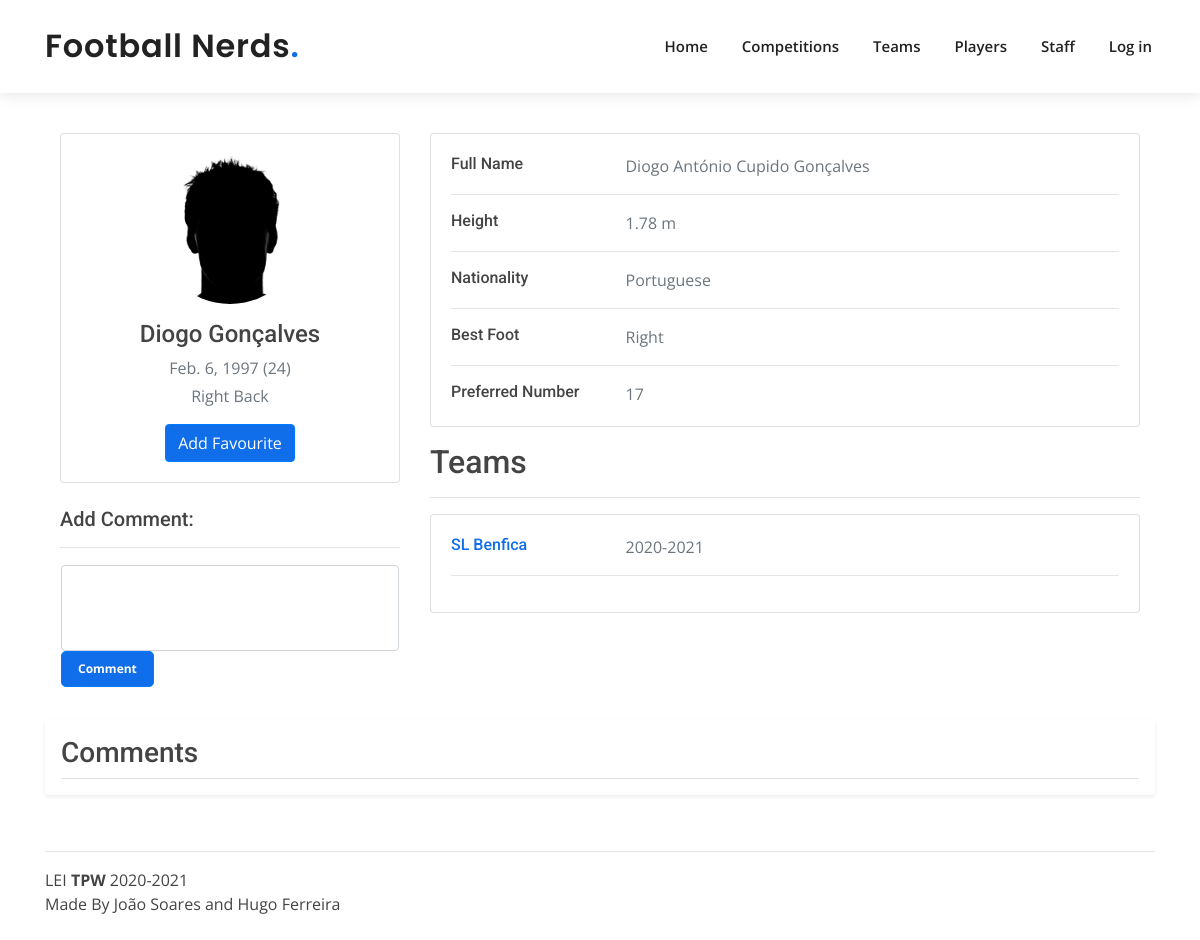
/players/1, run on an earlier commit of the app's database.
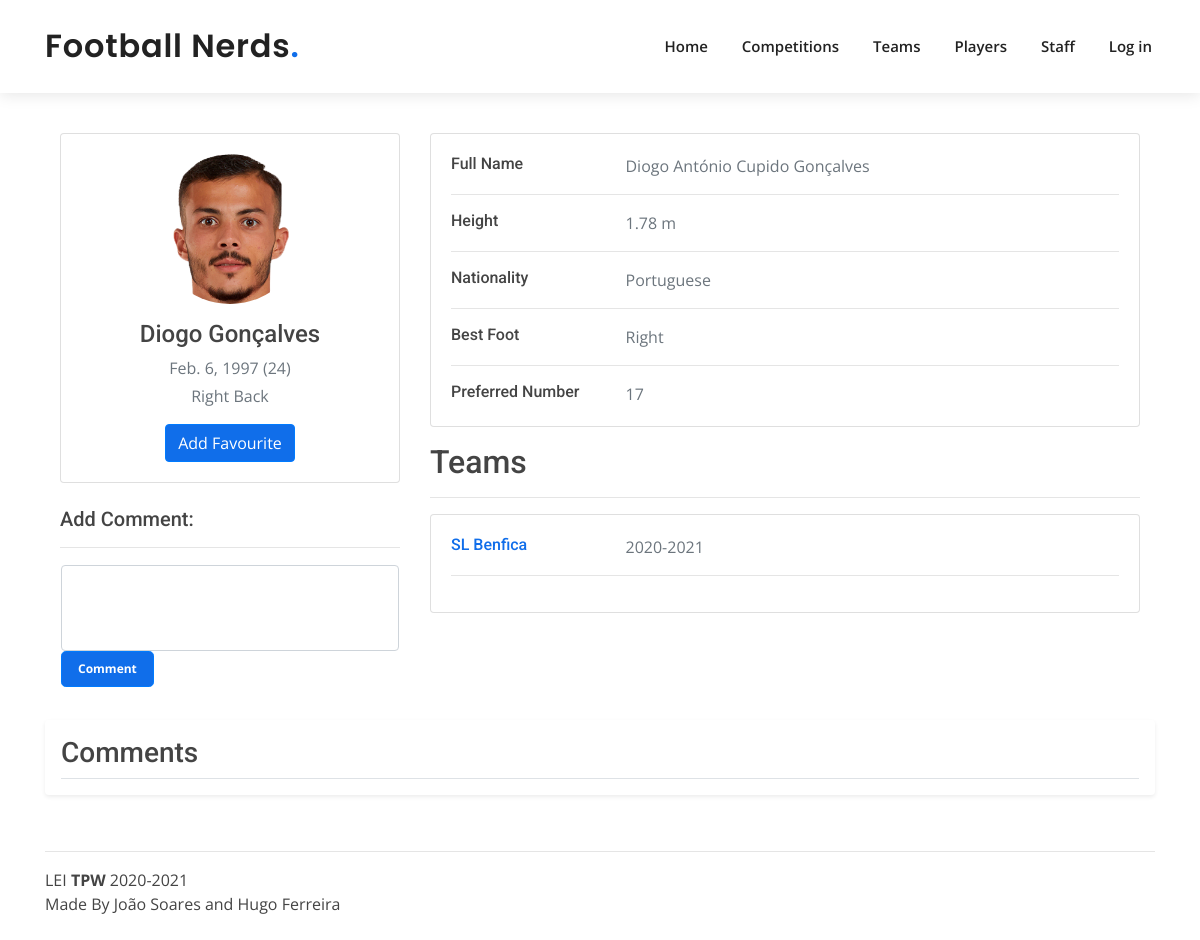
And on a later commit of the database.
### app/models.py (models this page shows, shortened)
class Player(models.Model):
    POSITION_CHOICES = (
        ('Striker', 'ST-Striker'),
        ('Left Winger', 'LW-Left Winger'),
        ('Right Winger', 'RW-Right Winger'),
        ('Central Attacking Midfielder', 'CAM-Central Attacking Midfielder'),
        ('Central Midfielder', 'CM-Central Midfielder'),
        ('Central Defensive Midfielder', 'CDM-Central Defensive Midfielder'),
        ('Left Back', 'LB-Left Back'),
        ('Right Back', 'RB-Right Back'),
        ('Center Back', 'CB-Center Back'),
        ('Goalkeeper', 'GR-Goalkeeper'),
    )
    BEST_FOOT = (('Left', 'L-Left'), ('Right', 'R-Right'), ('Both', 'B-Both'))
    full_name = models.CharField(max_length=120)
    name = models.CharField(max_length=90)
    birthday = models.DateField()
    height = models.FloatField(validators=[MinValueValidator(0)])
    nationality = models.CharField(max_length=70)
    position = models.CharField(max_length=28, choices=POSITION_CHOICES)
    best_foot = models.CharField(max_length=5, choices=BEST_FOOT)
    preferred_number = models.PositiveIntegerField(validators=[MinValueValidator(1),MaxValueValidator(100)])
    player_img = models.ImageField(upload_to=playerdir, default="players/default_player.png")

### app/views.py (the view, shortened to what this page needs)
# urls.py: path('players/<int:id>', views.player_details, name='player_details'),
def player_details(request, id):
    if not request.user.is_authenticated:
        favouriteplayer = False
        deleteeditbbt = False
    try:
        t_parms = {
            'player': Player.objects.get(id=id),
            'teams': set(Team.objects.filter(playerplaysfor__player_id=id).distinct()),
            'season': PlayerPlaysFor.objects.filter(player_id=id),
            'comments': CommentPlayer.objects.filter(player_id=id),
            'age': int((datetime.date.today() - Player.objects.get(id=id).birthday).days / 365),
            'favouriteplayer': favouriteplayer,
            'formComment': MakeCommentForm(),
            'deleteeditbbt': deleteeditbbt
        }
        return render(request, 'player_details.html', t_parms)
    except:
        return error_render(request, 404, "Player not Found")

### app/forms.py
class MakeCommentForm(forms.Form):
    comment = forms.CharField(widget=forms.Textarea, label='Add Comment')
    fields = ('comment')
    def __init__(self, *args, **kwargs):
        super().__init__(*args, **kwargs)
        for myField in self.fields:
            self.fields[myField].widget.attrs['rows'] = 3
            self.fields[myField].widget.attrs['class'] = 'form-control'
            self.fields[myField].widget.attrs['style'] = 'resize:none'

### templates/player_details.html (shortened to what the changed rows need)
{% extends 'layout.html' %}
{% load static %}
{% block content %}
<div class="container" style="padding-top: 40px">
    <div class="main-body">
          <div class="row gutters-sm">
            <div class="col-md-4 mb-3">
              <div class="card">
                <div class="card-body">
                  <div class="d-flex flex-column align-items-center text-center">
                    <img src="{% static 'img/' %}{{ player.player_img.url }}" alt="Admin" class="rounded-circle" width="150" height="150">
                    <div class="mt-3">
                      <h4>{{ player.name }}</h4>
                      <p class="text-secondary mb-1">{{ player.birthday }} ({{ age }})</p>
                      <p class="text-muted font-size-sm">{{ player.position }}</p>
                      <form action="{% url 'players' %}{{ player.id }}" method="post" >
                        {% if favouriteplayer %}
                            <button style="background: #106eea;" class="btn btn-primary" name="remove" remove="remove"> Remove Favourite</button>
                        {% else %}
                            <button style="background: #106eea;" class="btn btn-primary" value="add" name="add">Add Favourite</button>
                        {% endif %}
                      </form>
                    </div>
                  </div>
                </div>
              </div>
            <br>
            </div>
            <div class="col-md-8">
              <div class="card mb-3">
                <div class="card-body">
                  <div class="row">
                    <div class="col-sm-3">
                      <h6 class="mb-0">Full Name</h6>
                    </div>
                    <div class="col-sm-9 text-secondary">
                        {{player.full_name}}
                    </div>
                  </div>
                  <div class="row">
                    <div class="col-sm-3">
                      <h6 class="mb-0">Height</h6>
                    </div>
                    <div class="col-sm-9 text-secondary">
                        {{player.height}} m
                    </div>
                  </div>
                  <div class="row">
                    <div class="col-sm-3">
                      <h6 class="mb-0">Nationality</h6>
                    </div>
                    <div class="col-sm-9 text-secondary">
                      {{ player.nationality }}
                    </div>
                  </div>
                  <div class="row">
                    <div class="col-sm-3">
                      <h6 class="mb-0">Best Foot</h6>
                    </div>
                    <div class="col-sm-9 text-secondary">
                      {{ player.best_foot }}
                    </div>
                  </div>
                  <div class="row">
                    <div class="col-sm-3">
                      <h6 class="mb-0">Preferred Number</h6>
                    </div>
                    <div class="col-sm-9 text-secondary">
                      {{ player.preferred_number }}
                    </div>
                  </div>
                </div>
              </div>
                    <h2>Teams</h2>
            </div>
            </div>
          </div>
        </div>
          </div>
{% endblock %}

What changed in the data, as far as the page shows it:
changed Player "Diogo Gonçalves": player_img: picture added in place of a placeholder
